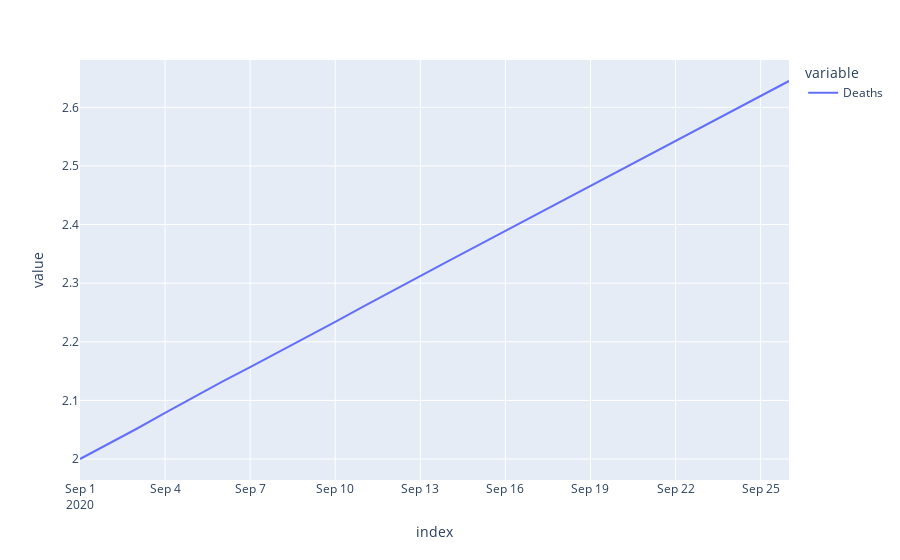

The notebook cell this image was saved under:
### Code cell
state_forecasts['Alabama']['Deaths'].plot()

### Figure 1 — Plotly figure (JSON) as saved in the notebook; plotly's stock layout.template omitted (floating-point values rounded to 4 significant figures)
{"data": [{"hovertemplate": "variable=Deaths<br>index=%{x}<br>value=%{y}<extra></extra>", "legendgroup": "Deaths", "line": {"color": "#636efa", "dash": "solid"}, "mode": "lines", "name": "Deaths", "orientation": "v", "showlegend": true, "type": "scatter", "x": ["2020-09-01T00:00:00", "2020-09-02T00:00:00", "2020-09-03T00:00:00", "2020-09-04T00:00:00", "2020-09-05T00:00:00", "2020-09-06T00:00:00", "2020-09-07T00:00:00", "2020-09-08T00:00:00", "2020-09-09T00:00:00", "2020-09-10T00:00:00", "2020-09-11T00:00:00", "2020-09-12T00:00:00", "2020-09-13T00:00:00", "2020-09-14T00:00:00", "2020-09-15T00:00:00", "2020-09-16T00:00:00", "2020-09-17T00:00:00", "2020-09-18T00:00:00", "2020-09-19T00:00:00", "2020-09-20T00:00:00", "2020-09-21T00:00:00", "2020-09-22T00:00:00", "2020-09-23T00:00:00", "2020-09-24T00:00:00", "2020-09-25T00:00:00", "2020-09-26T00:00:00"], "xaxis": "x", "y": [2.0, 2.025, 2.052, 2.079, 2.106, 2.131, 2.157, 2.182, 2.208, 2.234, 2.26, 2.287, 2.312, 2.338, 2.364, 2.389, 2.415, 2.44, 2.466, 2.492, 2.517, 2.543, 2.568, 2.594, 2.619, 2.645], "yaxis": "y"}], "layout": {"legend": {"title": {"text": "variable"}, "tracegroupgap": 0}, "margin": {"t": 60}, "xaxis": {"anchor": "y", "domain": [0, 1], "title": {"text": "index"}}, "yaxis": {"anchor": "x", "domain": [0, 1], "title": {"text": "value"}}}}
